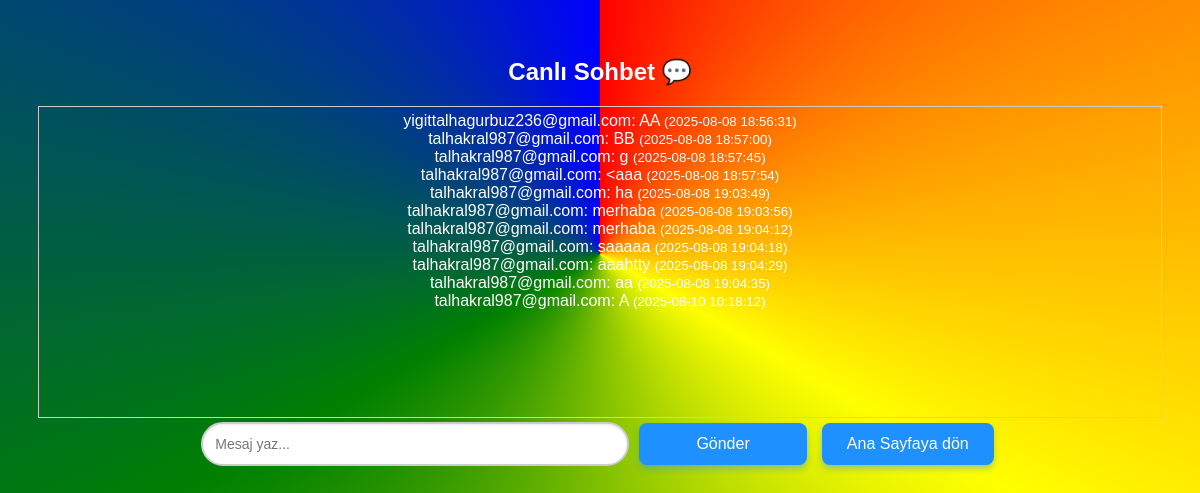
The page /canli_sohbet (signed in) on the database its author committed.
### main.py (models this page shows)
class ChatMessage(db.Model):
    id = db.Column(db.Integer, primary_key=True)
    username = db.Column(db.String(100), nullable=False)
    message = db.Column(db.Text, nullable=False)
    timestamp = db.Column(db.String(50), nullable=False)

### main.py (the view)
@app.route('/canli_sohbet')
def canli_sohbet():
    if 'user_id' not in session:
        return redirect(url_for('login', next=request.path))
    user = User.query.get(session['user_id'])
    if not user:  # Kullanıcı bulunamadıysa
        session.clear()
        return redirect(url_for('login', next=request.path))
    messages = ChatMessage.query.order_by(ChatMessage.id).all()
    return render_template('canli_sohbet.html', username=user.login, messages=messages)

### templates/canli_sohbet.html (shortened to what this page needs)
<!DOCTYPE html>
<html lang="tr">
<head>
    <link rel="stylesheet" href="{{ url_for('static', filename='css/style.css') }}">
</head>
<body>
    <h2>Canlı Sohbet 💬</h2>
    <div id="messages">
        {% for m in messages %}
            <div>{{ m.username }}: {{ m.message }} <small>({{ m.timestamp }})</small></div>
        {% endfor %}
    </div>
    <input id="msg" type="text" placeholder="Mesaj yaz..." autofocus>
    <button id="sendBtn">Gönder</button>
    <button type="button" onclick="window.location.href='{{ url_for('home') }}'">Ana Sayfaya dön</button>
</body>
</html>

### static/css/style.css (style rules this page uses)
body { font-family: Arial, sans-serif; background: conic-gradient(red, yellow, green, blue); color: white; text-align: center; padding: 30px; }
html { scroll-behavior:smooth }
button { background-color: #1e90ff; color: white; border: none; padding: 12px 25px; margin: 5px; border-radius: 8px; font-size: 16px; cursor: pointer; transition: background-color 0.3s ease, transform 0.2s ease; box-shadow: 0 4px 6px rgba(30, 144, 255, 0.4); }
#messages { border: 1px solid #ccc; height: 300px; overflow-y: scroll; padding: 5px; }
#sendBtn { width: 15%; }
#msg { width: 100%; max-width: 400px; padding: 12px; font-size: 14px; border: 2px solid #ccc; border-radius: 25px; outline: none; transition: all 0.3s ease; box-shadow: inset 0 1px 3px rgba(0,0,0,0.1); }

### rows shown on the page
ChatMessage: username "yigittalhagurbuz236@gmail.com", message "AA", timestamp "2025-08-08 18:56:31"
ChatMessage: username "talhakral987@gmail.com", message "BB", timestamp "2025-08-08 18:57:00"
ChatMessage: username "talhakral987@gmail.com", message "g", timestamp "2025-08-08 18:57:45"
ChatMessage: username "talhakral987@gmail.com", message "<aaa", timestamp "2025-08-08 18:57:54"
ChatMessage: username "talhakral987@gmail.com", message "ha", timestamp "2025-08-08 19:03:49"
ChatMessage: username "talhakral987@gmail.com", message "merhaba", timestamp "2025-08-08 19:03:56"
ChatMessage: username "talhakral987@gmail.com", message "merhaba", timestamp "2025-08-08 19:04:12"
ChatMessage: username "talhakral987@gmail.com", message "saaaaa", timestamp "2025-08-08 19:04:18"
ChatMessage: username "talhakral987@gmail.com", message "aaahtty", timestamp "2025-08-08 19:04:29"
ChatMessage: username "talhakral987@gmail.com", message "aa", timestamp "2025-08-08 19:04:35"
ChatMessage: username "talhakral987@gmail.com", message "A", timestamp "2025-08-10 10:18:12"
